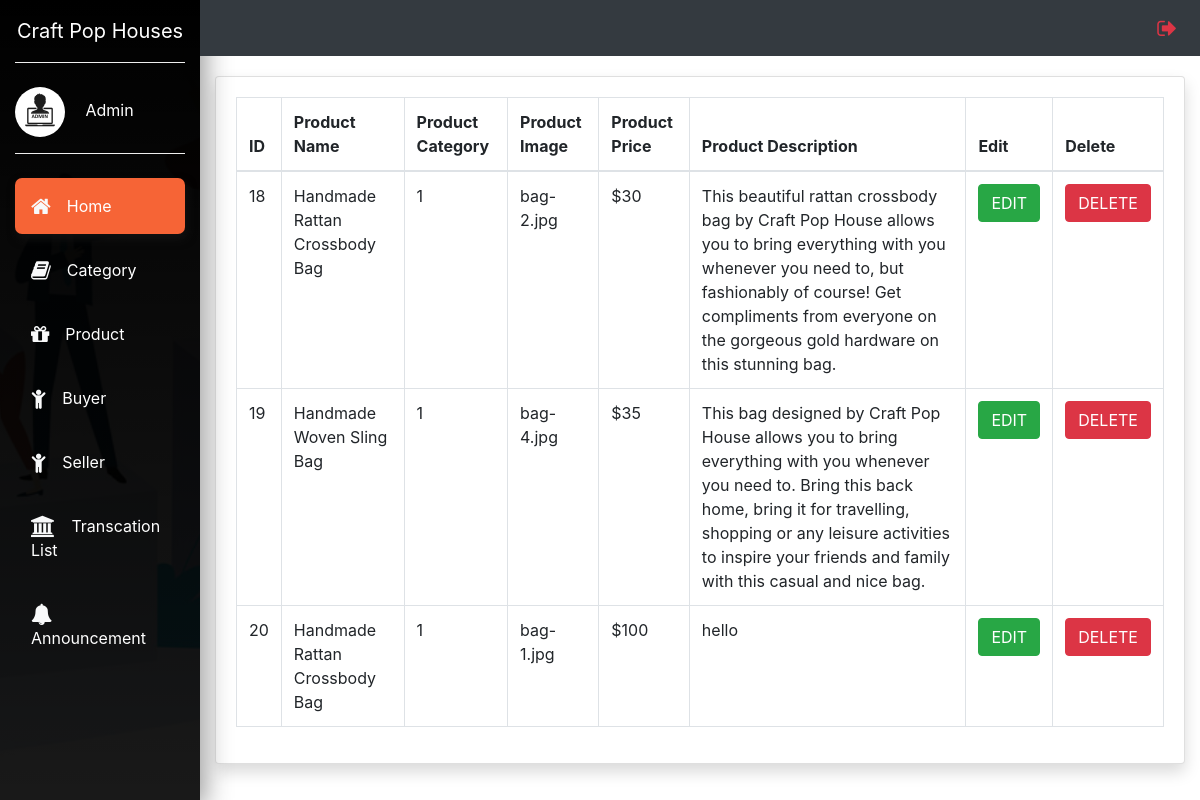
Before: /admin/Aproduct.php with the older database file.
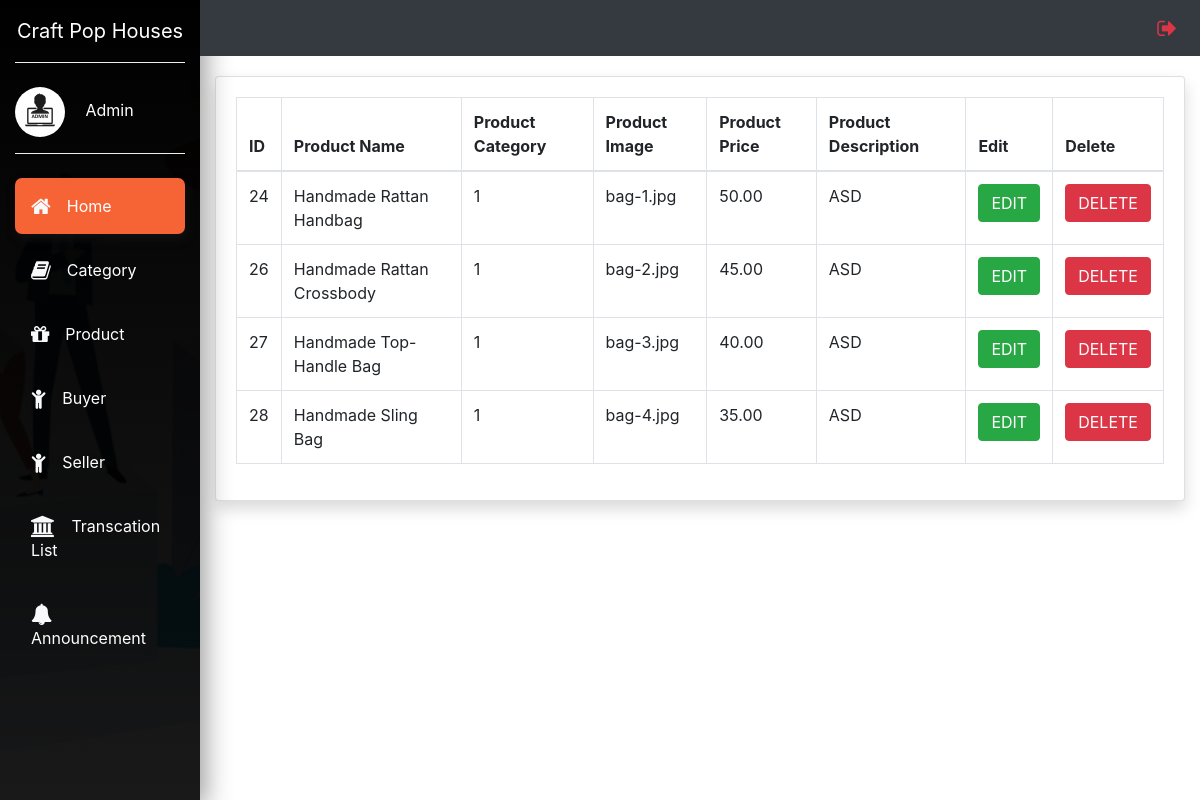
After: the same page with the newer database file.
### tables this page shows
CREATE TABLE `products` (
  `product_id` int(11) NOT NULL,
  `seller_id` int(11) NOT NULL,
  `product_category_id` int(11) NOT NULL,
  `product_title` text NOT NULL,
  `product_img` text NOT NULL,
  `product_price` text NOT NULL,
  `product_description` text NOT NULL
);

### admin/Aproduct.php (the view, shortened to what this page needs)
<?php include('AdminInterface.php') ?>
<div class="container-fluid">
	<div class="row">
		<div class="col-md-2"></div>
			<div class="col-md-10 bg">
				<div class="card shadow mb-4 ">
					<div class="card-body">
						<div class="table-responsive">
						<?php
							$connection = mysqli_connect('localhost','root','','cph');
							$query="SELECT * FROM products";
							$query_run=mysqli_query($connection,$query);
						?>
							<table class="table table-bordered">
							  <thead>
								<tr>
									<th>ID</th>
									<th>Product Name</th>
									<th>Product Category</th>
									<th>Product Image</th>
									<th>Product Price</th>
									<th>Product Description</th>
									<th>Edit</th>
									<th>Delete</th>
								</tr>
							  </thead>
							  <tbody>
							  <?php
							  if(mysqli_num_rows($query_run)>0)
							  {
								  while($row = mysqli_fetch_assoc($query_run))
								  {
									?>
								<tr>
									<td><?php echo $row['product_id']; ?></td>
									<td><?php echo $row['product_title']; ?></td>
									<td><?php echo $row['product_category_id']; ?></td>
									<td><?php echo $row['product_img']; ?></td>
									<td><?php echo $row['product_price']; ?></td>
									<td><?php echo $row['product_description']; ?></td>
									<td>
										<form action="Aedit.php" method="post">
											<button type="submit" name="edit_btn" class="btn btn-success">EDIT</button>
										</form>
									</td>
									<td>
										<form action="AProductCode.php" method="post">
											<button type="submit" name="delete_btn" class="btn btn-danger">DELETE</button>
										</form>
									</td>
								</tr>
								<?php
								  }
							  }
							  else
							  {
								  echo "No record found";
							  }
							  ?>
							  </tbody>
							</table>
							</div>
						</div>
					</div>
			</div>

Changed rows visible on the page:
removed products: product_id "18", product_title "Handmade Rattan Crossbody Bag", product_category "1", product_img "bag-2.jpg", product_price "$30", product_description "This beautiful rattan crossbody bag by Craft Pop House allows you to bring everything with you whenever you need to, but fashionably of course! Get compliments from everyone on the gorgeous gold hardware on this stunning bag."
removed products: product_id "19", product_title "Handmade Woven Sling Bag", product_category "1", product_img "bag-4.jpg", product_price "$35", product_description "This bag designed by Craft Pop House allows you to bring everything with you whenever you need to. Bring this back home, bring it for travelling, shopping or any leisure activities to inspire your friends and family with this casual and nice bag."
removed products: product_id "20", product_title "Handmade Rattan Crossbody Bag", product_category "1", product_img "bag-1.jpg", product_price "$100", product_description "hello"
added products: product_id "24", product_title "Handmade Rattan Handbag", product_category "1", product_img "bag-1.jpg", product_price "50.00", product_description "ASD"
added products: product_id "26", product_title "Handmade Rattan Crossbody", product_category "1", product_img "bag-2.jpg", product_price "45.00", product_description "ASD"
added products: product_id "27", product_title "Handmade Top-Handle Bag", product_category "1", product_img "bag-3.jpg", product_price "40.00", product_description "ASD"
added products: product_id "28", product_title "Handmade Sling Bag", product_category "1", product_img "bag-4.jpg", product_price "35.00", product_description "ASD"
